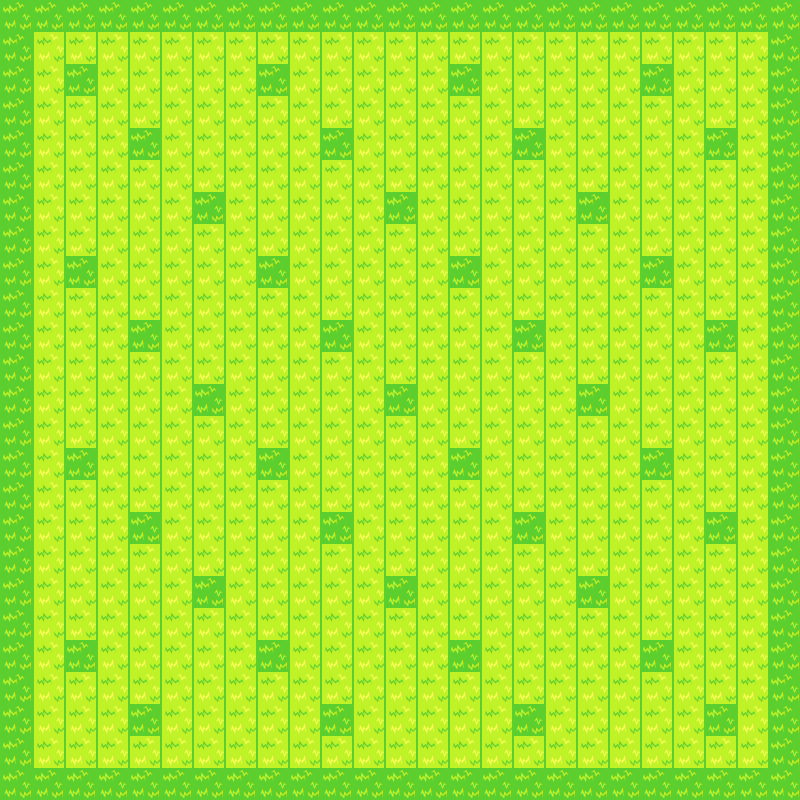

A 2D game scene composited from a Tiled map and its tileset images. What follows is a short description and the map's XML, with each tile layer's data collapsed to a summary:
An orthogonal 25x25 tile map with 32x32 px tiles, 1 tile layer (layer0).

<map version="1.4" tiledversion="1.4.3" orientation="orthogonal" renderorder="right-up" width="25" height="25" tilewidth="32" tileheight="32" infinite="0" nextlayerid="2" nextobjectid="1">
 <tileset firstgid="1" name="ground" tilewidth="32" tileheight="32" tilecount="2" columns="2">
  <image source="ground.png" width="68" height="34" />
 </tileset>
 <layer id="1" name="layer0" width="25" height="25">
  <data>[625 cells, 625 non-empty, 2 distinct tile ids]</data>
 </layer>
</map>
